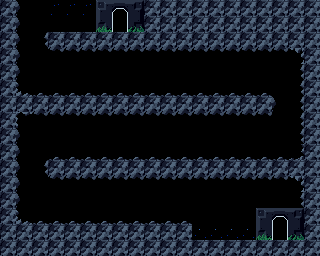

Tiled map render using the project's own tile images. Description and the map definition, with tile-layer contents summarised, below:
An orthogonal 20x16 tile map with 16x16 px tiles, 2 tile layers (Фон, Основной).

<map version="1.5" tiledversion="1.7.2" orientation="orthogonal" renderorder="right-down" width="20" height="16" tilewidth="16" tileheight="16" infinite="0" nextlayerid="3" nextobjectid="1">
 <tileset firstgid="1" source="../tilesets/PrtCave.tsx" />
 <layer id="1" name="Фон" width="20" height="16">
  <data>[320 cells, 320 non-empty, 1 distinct tile ids]</data>
 </layer>
 <layer id="2" name="Основной" width="20" height="16">
  <data>[320 cells, 318 non-empty, 18 distinct tile ids]</data>
 </layer>
</map>